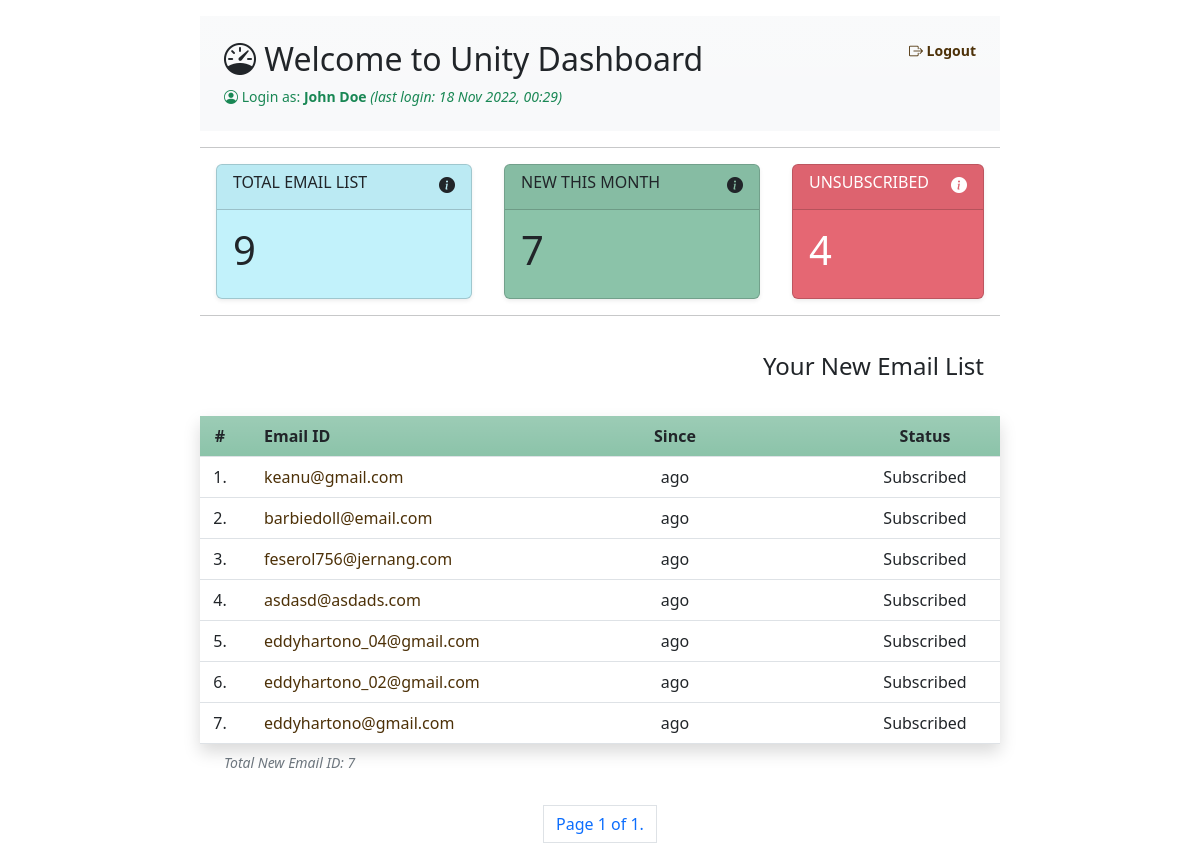
The app's page /dashboard/new_sub/ (signed in) with its own data.
### unity/models.py (models this page shows)
class CustomUser(AbstractUser):
    email = models.EmailField(verbose_name = 'Email', unique=True)
    USERNAME_FIELD = 'email'
    REQUIRED_FIELDS = ['first_name', 'last_name','username']

### api/models.py (models this page shows, shortened)
class emailList(models.Model):
    email = models.EmailField(verbose_name = "Buyer's email")
    subscribe = models.BooleanField(verbose_name = "Subscribe", default=True)
    date_action = models.DateTimeField(verbose_name = "Subscribed Date", auto_now=True)
    @property
    def duration_subs(self):
        now = datetime.datetime.utcnow()
        duration = now - self.date_action.replace(tzinfo=None)
        return format_timespan(duration,detailed=False,max_units=1)
    class Meta:
        verbose_name_plural = "Email List"

### unity/views.py (the view)
# urls.py: path('new_sub/', SellerNewSubs.as_view(), name='new_subs_list'),
class SellerNewSubs(LoginRequiredMixin,ContextMixin,ListView):
    template_name = 'unity/partials/new_subs.html'
    queryset = emailList.objects.filter(subscribe = True, date_action__month = this_month).order_by('-date_action')

### unity/views.py (called while the page is built)
    def get_context_data(self, **kwargs):
        context = super(ContextMixin, self).get_context_data(**kwargs)
        context["title"] = 'Welcome To Seller Dashboard'
        context["email_list"] = emailList.objects.filter(subscribe = True).order_by('-date_action').count()
        context["total_subs_this_month"] = emailList.objects.filter(subscribe = True, date_action__month = this_month).order_by('-date_action').count()
        context["total_unsubs"] = emailList.objects.filter(subscribe = False).order_by('-date_action').count()
        return context

### unity/templates/unity/partials/new_subs.html (shortened to what this page needs)
{% extends 'unity/dashboard.html' %}
{% block detail %}
<div class='fs-4 fw-light p-3 text-end'>Your New Email List</div>
<div class='table-responsive-sm mt-3 mx-3 mx-md-0 rounded-2'>
    <table class='table shadow'>
        <thead class='text-center bg-success bg-opacity-50 bg-gradient'>
            <tr>
                <th width='40px'>#</th>
                <th class='text-start ps-4'>Email ID</th>
                <th width='350px'>Since</th>
                <th width='150px'>Status</th>
            </tr>
        </thead>
        <tbody>
            {% if object_list %}
                {% for email in object_list %}
                <tr>
                    <td class='text-center'>{{ forloop.counter0|add:page_obj.start_index }}.</td>
                    <td class='ps-4 {% if not email.subscribe %}text-decoration-line-through{% endif %}'><a href="#" class='link'>{{email.email}}</a></td>
                    <td class='text-center'>{{email.duration_subs}} ago </td>
                    <td class='text-center {% if not email.subscribe %}fw-bold text-danger{% endif %}'>Subscribed</td>
                </tr>
                {% endfor %}
            {% else %}
                <tr><td colspan='4' class='text-center fw-bolder fst-italic'> No Data at the moment</td></tr>
            {% endif %}
        </tbody>
        <caption class='fst-italic ps-4 small'>Total New Email ID: {{total_subs_this_month}}</caption>
    </table>
</div>
<div class="small fw-light text-dark mt-4">
    <nav aria-label="Page navigation">
    <ul class="pagination justify-content-center">
        <li class=" page-link">Page {{ page_obj.number }} of {{ page_obj.paginator.num_pages }}.</li>
    </ul>
    </nav>
</div>
{% endblock %}

### unity/templates/unity/dashboard.html
{% extends 'base.html' %}
{% load static %}
{% block content %}
<div class='mx-auto col col-md-8'>
    <div class='bg-light bg-gradient p-4 my-md-3 my-0 d-md-flex justify-content-between'>
            <div class='small text-center text-md-start'>
                <h2 class='fw-light'><i class="bi bi-speedometer"></i> Welcome to Unity Dashboard</h2>
                <span class='text-success'>
                <i class="bi bi-person-circle"></i> Login as: <span class='fw-bold'>{{request.user.first_name}} {{request.user.last_name}}</span> <span class='fw-light fst-italic'>(last login: {{request.user.last_login|date:'d M Y, H:i'}})</span>
                </span>
            </div>
            <div class='fw-bolder small text-center mt-4 mt-md-0'>
                <a href="{% url 'seller_logout' %}" class='link'><i class="bi bi-box-arrow-right"></i> Logout</a>
            </div>
    </div>
    <hr/>
    <div class='d-flex flex-lg-row flex-column justify-content-between px-3'>
        <div class="col col-lg-4 card shadow-sm bg-info bg-opacity-25">
            <div class='d-flex justify-content-between card-header'>
                <h6 class="text-start">TOTAL EMAIL LIST</h6><a href="{% url 'unity:all_list' %}" class='invoice text-dark fs-6'><i class="bi bi-info-circle-fill text-end"></i></a>
            </div>
            <div class="card-body">
            <h1 class="card-title">{% if email_list %}{{email_list}}{% else %} 0 {% endif %}</h1>
            </div>
        </div>
        <div class="col col-lg-4 my-2 my-lg-0 card shadow-sm bg-success bg-opacity-50">
            <div class='d-flex justify-content-between card-header'>
                <h6 class="text-start">NEW THIS MONTH</h6><a href="{% url 'unity:new_subs_list' %}" class='invoice text-dark fs-6'><i class="bi bi-info-circle-fill text-end"></i></a>
            </div>
            <div class="card-body">
            <h1 class="card-title">{% if total_subs_this_month %}{{total_subs_this_month}}{% else %} 0 {% endif %}</h1>
            </div>
        </div>
        <div class="col col-lg-3 card shadow-sm bg-danger text-white bg-opacity-75">
            <div class='d-flex justify-content-between card-header'>
                <h6 class="text-start">UNSUBSCRIBED</h6><a href="{% url 'unity:unsubs_list' %}" class='invoice text-white fs-6'><i class="bi bi-info-circle-fill text-end"></i></a>
            </div>
            <div class="card-body">
            <h1 class="card-title">{% if total_unsubs %}{{total_unsubs}}{% else %} 0 {% endif %}</h1>
            </div>
        </div>
    </div>
    <hr/>
    {% block detail %}{% endblock %}
</div>
{% endblock %}

### static/css/stylesheet.css (style rules this page uses)
.link { color: #4d3108; text-decoration: none; }

### records on screen
CustomUser: user.first_name "John", user.last_name "Doe", user.last_login "18 Nov 2022, 00:29"
emailList: email "keanu@gmail.com"
emailList: email "barbiedoll@email.com"
emailList: email "feserol756@jernang.com"
emailList: email "asdasd@asdads.com"
emailList: email "eddyhartono_04@gmail.com"
emailList: email "eddyhartono_02@gmail.com"
emailList: email "eddyhartono@gmail.com"

### other values on screen
{{ email_list }} "9"
{{ total_subs_this_month }} "7"
{{ total_unsubs }} "4"
{{ page_obj.number }} "1"
{{ page_obj.paginator.num_pages }} "1"
